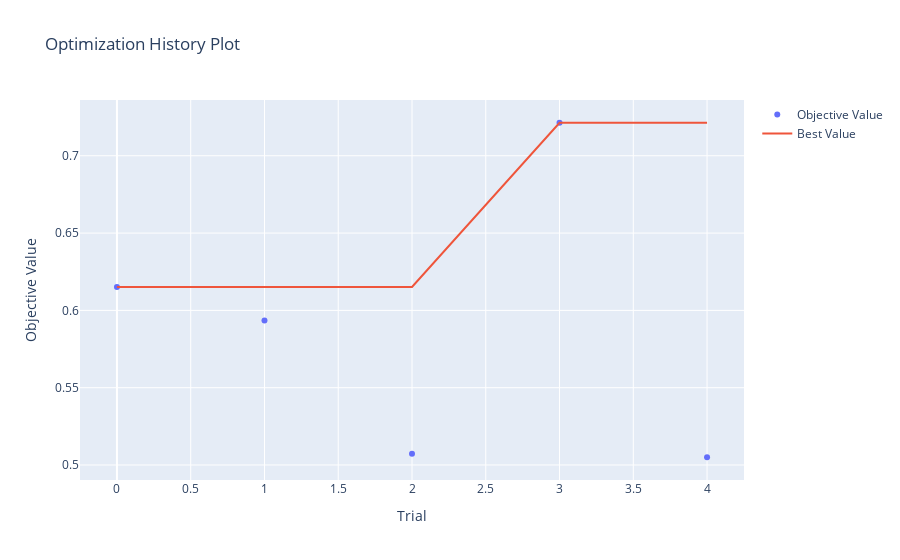

The notebook cell this image was saved under:
### Code cell
optuna.visualization.plot_optimization_history(study)

### Figure 1 — Plotly figure (JSON) as saved in the notebook; plotly's stock layout.template omitted (floating-point values rounded to 4 significant figures)
{"data": [{"mode": "markers", "name": "Objective Value", "type": "scatter", "x": [0, 1, 2, 3, 4], "y": [0.6151, 0.5935, 0.5073, 0.7214, 0.505]}, {"mode": "lines", "name": "Best Value", "type": "scatter", "x": [0, 1, 2, 3, 4], "y": [0.6151, 0.6151, 0.6151, 0.7214, 0.7214]}, {"marker": {"color": "#cccccc"}, "mode": "markers", "name": "Infeasible Trial", "showlegend": false, "type": "scatter", "x": [], "y": []}], "layout": {"title": {"text": "Optimization History Plot"}, "xaxis": {"title": {"text": "Trial"}}, "yaxis": {"title": {"text": "Objective Value"}}}}
